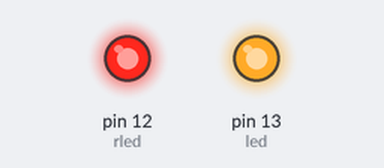
Recording of a sketch running on a simulated Arduino Uno, built with avr-gcc and run on an emulated ATmega328P. On the bench: output pins drawn as LEDs (lit = HIGH).

Above: at 0.1 s.
Timing chart, 0 to 1.6 s (numbered marks = the images above):
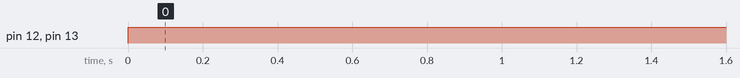

Measured:
- by itself, pin 12 (rled), pin 13 (led): LOW → HIGH at 0.00 s

The sketch:

hello_world.ino
```cpp
int led = 13;
int rled = 12;

void setup()
{
    pinMode(led, OUTPUT);
    pinMode(rled, OUTPUT);
}

void loop()
{
    digitalWrite(led, HIGH);
    digitalWrite(rled, HIGH);
    delay(100);
}
```
